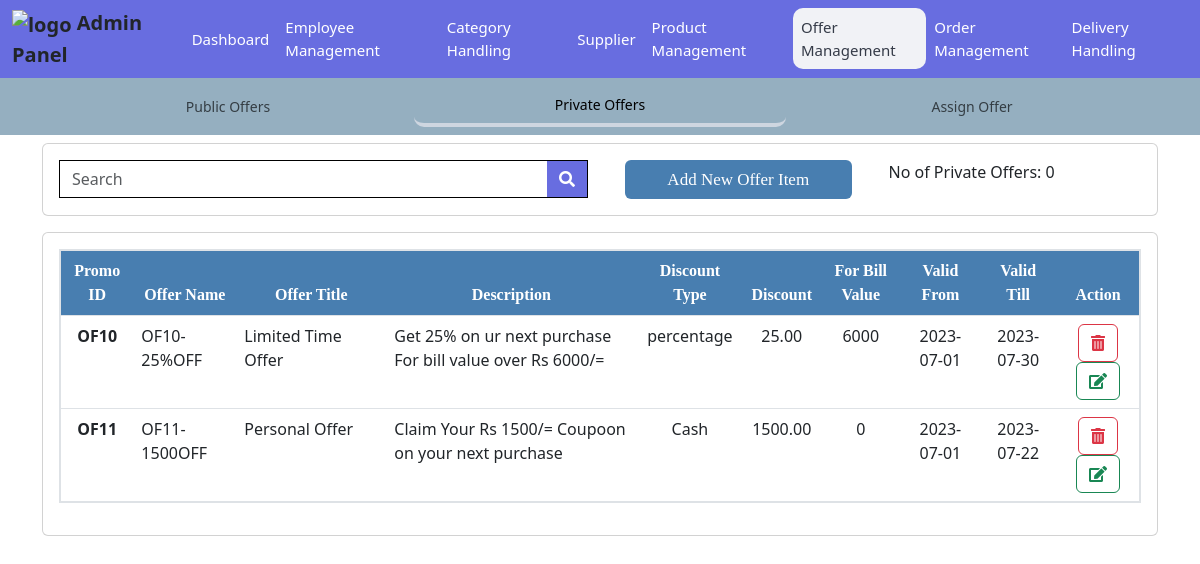
/adminPanel/privateOffer.php, run on the app's committed database.
### tables this page shows
CREATE TABLE `private_offers` (
  `Promo_ID` varchar(11) NOT NULL,
  `Offer_Name` varchar(50) NOT NULL,
  `Offer_Title` varchar(100) DEFAULT NULL,
  `Description` varchar(255) DEFAULT NULL,
  `Discount_Type` varchar(50) DEFAULT NULL,
  `Discount` decimal(10,2) DEFAULT NULL,
  `TotalBillValue` varchar(10) DEFAULT NULL,
  `Valid_From_Date` date DEFAULT NULL,
  `Valid_To_Date` date DEFAULT NULL,
  `claimed_Status` varchar(50) DEFAULT NULL
);

### classes/DBConnect.php (called while the page is built, shortened)
<?php
class DatabaseConnection{
    public function __construct(){
        $connection = new mysqli(DB_Host,DB_User,DB_Password,DB_Database,DB_Port);
        return $this->conn = $connection;
    }
}
?>

### classes/offerController.php (called while the page is built, shortened)
<?php
require_once "GenerateID.php";
class offerController{
    public function __construct(){
        $db = new DatabaseConnection;
        $this->conn = $db ->conn;
    }
    public function displayPrivateOffers(){
        $sql_get_data = "SELECT * FROM private_offers";
        $results = $this->conn->query($sql_get_data);
        if($results->num_rows > 0){
            return $results;
        }else{
            return false;
        }
    }
}
?>

### classes/GenerateID.php (called while the page is built, shortened)
<?php
 class GenerateID{
    public function  __construct(){
        $db = new DatabaseConnection;
    }
 }
?>

### adminPanel/privateOffer.php (the view, shortened to what this page needs)
<?php
include "OfferManagement.php";
?>
<link rel="stylesheet" href="..\assets\css\admin-offer-style.css">
<div class="container my-container mt-2">
    <div class="card form-card mb-3">
        <div class="card-body">
            <div class="row">
                <div class="col-lg-6 off-my-col">
                        <form class="d-flex search-box">
                            <input class="form-control search-input " type="search" placeholder="Search" aria-label="Search">
                            <button class="btn search-btn" type="submit"><i class="fas fa-search"></i></button>
                        </form>
                </div>
                <div class="col-lg-3"><button class="btn my-Btn add-offer-private">Add New Offer Item</button></div>
                <div class="col-lg-3"><span>No of Private Offers: 0</span></div>
            </div>
        </div>
    </div>
    <div class="card table-card">
        <div class="card-body">
            <div class="table-responsive">
                <table class="table">
                    <thead>
                        <tr>
                            <th scope="col">Promo ID</th>
                            <th scope="col">Offer Name</th>
                            <th scope="col">Offer Title</th>
                            <th scope="col">Description</th>
                            <th scope="col">Discount Type</th>
                            <th scope="col">Discount</th>
                            <th scope="col">For Bill Value</th>
                            <th scope="col">Valid From</th>
                            <th scope="col">Valid Till</th>
                            <th scope="col">Action</th>
                        </tr>
                    </thead>
                    <tbody>
                        <?php
                            $results = $offerObj->displayPrivateOffers();
                            if($results){
                                foreach($results as $row){?>
                                    <tr>
                                        <th scope="col"><?=$row['Promo_ID']?></th>
                                        <td><?=$row['Offer_Name']?></td>
                                        <td><?=$row['Offer_Title']?></td>
                                        <td><?=$row['Description']?></td>
                                        <td><?=$row['Discount_Type']?></td>
                                        <td><?=$row['Discount']?></td>
                                        <td><?=$row['TotalBillValue']?></td>
                                        <td><?=$row['Valid_From_Date']?></td>
                                        <td><?=$row['Valid_To_Date']?></td>
                                        <td>
                                            <a class="btn btn-outline-danger" data-offerId="<?=$row['Promo_ID']?>" id="del-offer" onclick = "deletePrivate(this)"><i class="fas fa-trash-alt"></i></a>
                                            <button class="btn btn-outline-success" data-offerId="<?=$row['Promo_ID']?>" onclick = "showupdatePrivateOffer(this)" id="update-offer"><i class="fas fa-edit"></i></button>
                                        </td>
                                    </tr>
                            <?php
                            }
                            }else{
                                echo "<tr><td colspan='9'><label>No Records found</td><label></tr>";
                            }
                        ?>
                    </tbody>
                </table>
            </div>
        </div>
    </div>
</div>
        <link rel="stylesheet" href="..\assets\css\admin-modal-style.css">
<?php include "adminFooter.php"; ?>

### assets/css/admin-offer-style.css (style rules this page uses)
.search-box .search-input { border-radius: 0px; border: 1px solid black; border-right: none; }
.search-box .search-btn { border-radius: 0px; border: 1px solid black; border-left: none; background-color: #686de0; color: white; }
table { border: 2px solid #273c75; text-align: center; }
table thead { font-family:'Times New Roman', Times, sans-serif; background-color: #487eb0; color: white; }
table td:nth-child(2) { text-align: left; }
table td:nth-child(3) { text-align: left; width: 150px; }
table td:nth-child(4) { width: 250px; text-align: left; }
.my-Btn { background-color: #487eb0; color: white; width: 90%; margin-left: 5%; margin-right: 5%; font-family: 'Times New Roman', Times, sans-serif; font-size: 17px; }

### data on the page
private_offers: Promo_ID "OF10", Offer_Name "OF10-25%OFF", Offer_Title "Limited Time Offer", Description "Get 25% on ur next purchase For bill value over Rs 6000/=", Discount_Type "percentage", Discount "25.00", TotalBillValue "6000", Valid_From_Date "2023-07-01", Valid_To_Date "2023-07-30"
private_offers: Promo_ID "OF11", Offer_Name "OF11-1500OFF", Offer_Title "Personal Offer", Description "Claim Your Rs 1500/= Coupoon on your next purchase", Discount_Type "Cash", Discount "1500.00", TotalBillValue "0", Valid_From_Date "2023-07-01", Valid_To_Date "2023-07-22"
